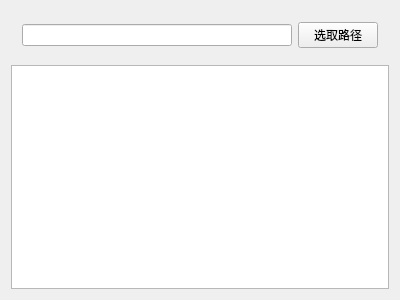
<?xml version="1.0" encoding="UTF-8"?>
<ui version="4.0">
 <class>Widget</class>
 <widget class="QWidget" name="Widget">
  <property name="geometry">
   <rect>
    <x>0</x>
    <y>0</y>
    <width>400</width>
    <height>300</height>
   </rect>
  </property>
  <property name="windowTitle">
   <string>Widget</string>
  </property>
  <layout class="QVBoxLayout" name="verticalLayout">
   <item>
    <widget class="QWidget" name="widget" native="true">
     <layout class="QHBoxLayout" name="horizontalLayout">
      <item>
       <widget class="QLineEdit" name="lineEdit"/>
      </item>
      <item>
       <widget class="QPushButton" name="pushButton">
        <property name="text">
         <string>选取路径</string>
        </property>
       </widget>
      </item>
     </layout>
    </widget>
   </item>
   <item>
    <widget class="QTextEdit" name="textEdit"/>
   </item>
  </layout>
 </widget>
 <layoutdefault spacing="6" margin="11"/>
 <resources/>
 <connections/>
</ui>
